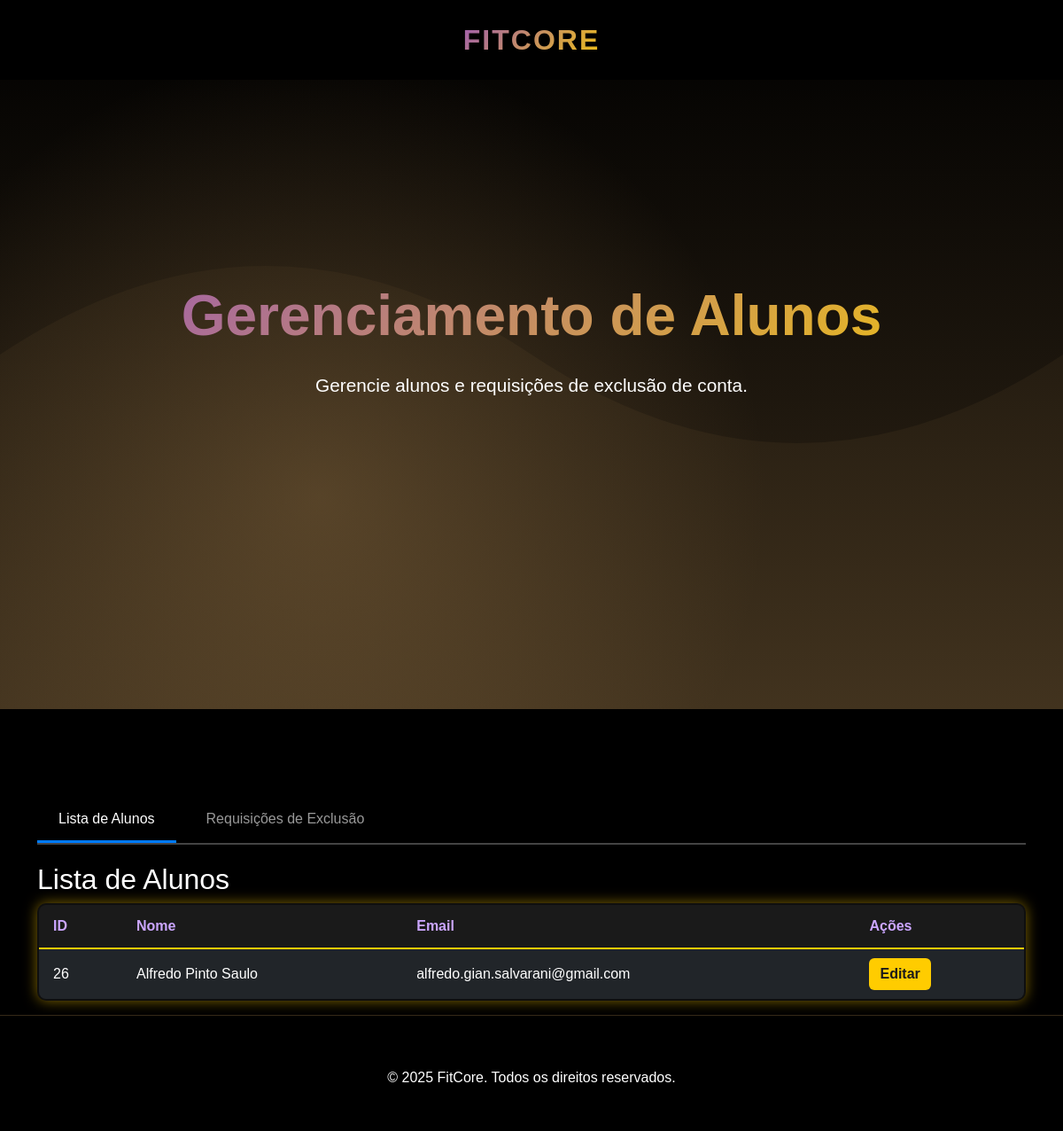
The app's page /lista_alunos/ (signed in) with its own data.
### cadastro/models.py (models this page shows, shortened)
class Usuario(models.Model):
    GENERO_CHOICES = [
        ('M', 'Masculino'),
        ('F', 'Feminino'),
        ('O', 'Outro'),
        ('N', 'Prefiro não dizer'),
    ]
    nome_completo = models.CharField(max_length=100)
    senha = models.CharField(max_length=100)
    email = models.EmailField(max_length=100, unique=True)
    telefone = models.CharField(max_length=20)
    data_nascimento = models.DateField()
    genero = models.CharField(max_length=1, choices=GENERO_CHOICES)
    observacoes = models.TextField(blank=True)

### TelaProf/views.py (the view, shortened to what this page needs)
# urls.py: path('lista_alunos/', views.lista_alunos, name='lista_alunos'),
@login_required
def lista_alunos(request):
    alunos = Usuario.objects.all()
    requisicoes = RequisicaoExclusao.objects.filter(status='pendente').select_related('usuario')
    aba_ativa = request.GET.get('aba', 'alunos')
    return render(request, 'lista_alunos.html', {
        'alunos': alunos,
        'requisicoes': requisicoes,
        'aba_ativa': aba_ativa,
    })

### TelaProf/templates/lista_alunos.html (shortened to what this page needs)
{% load static %}
<!DOCTYPE html>
<html lang="en">
<head>
    <link href="{% static 'css/bootstrap.min.css' %}" rel="stylesheet">
    <link href="{% static 'css/estilo.css' %}" rel="stylesheet">
</head>
<body>
    <nav class="navbar navbar-expand-lg navbar-dark fixed-top">
        <div class="container d-flex justify-content-center">
            <a class="navbar-brand mx-auto" href="{% url 'membros' %}">FitCore</a>
        </div>
    </nav>
    <section class="hero">
        <div class="container hero-content text-center">
            <h1>Gerenciamento de Alunos</h1>
            <p>Gerencie alunos e requisições de exclusão de conta.</p>
        </div>
    </section>
    <div class="container list-container" style="margin-top: 100px;">
        <div class="tab-container">
            <button class="tab-btn {% if aba_ativa == 'alunos' %}active{% endif %}" onclick="switchTab('alunos')">
                Lista de Alunos
            </button>
            <button class="tab-btn {% if aba_ativa == 'requisicoes' %}active{% endif %}" onclick="switchTab('requisicoes')">
                Requisições de Exclusão
            </button>
        </div>
        <div id="alunos-tab" class="tab-content {% if aba_ativa == 'alunos' %}active{% endif %}">
            <h2>Lista de Alunos</h2>
            <table class="table custom-table">
                <thead class="table-dark">
                    <tr class="table-dark">
                        <th>ID</th>
                        <th>Nome</th>
                        <th>Email</th>
                        <th>Ações</th>
                    </tr>
                </thead>
                <tbody class="table-group-divider">
                {% for aluno in alunos %}
                    <tr class="table-dark">
                        <td class="align-middle">{{ aluno.id }}</td>
                        <td class="align-middle">{{ aluno.nome_completo }}</td>
                        <td class="align-middle">{{ aluno.email }}</td>
                        <td class="align-middle">
                            <a href="{% url 'TelaProf:editar_aluno' aluno.id %}" class="btn btn-primary">Editar</a>
                        </td>
                    </tr>
                {% empty %}
                    <tr class="table-dark">
                        <td colspan="4" class="text-center">Nenhum aluno cadastrado.</td>
                    </tr>
                {% endfor %}
                </tbody>
            </table>
        </div>
    </div>
    <footer class="footer text-center">
        <p style="margin-top: 10px;">&copy; 2025 FitCore. Todos os direitos reservados.</p>
    </footer>
</body>
</html>

### static/css/estilo.css (style rules this page uses)
:root { --primary-yellow: #b08852; --dark-yellow: #8e6f3f; --light-yellow: rgba(176, 136, 82, 0.1); --gradient-purple-yellow: linear-gradient(135deg, #9b59b6, #f1c40f); }
* { margin: 0; padding: 0; box-sizing: border-box; }
body { font-family: 'Arial', sans-serif; background-color: #000; color: #fff; overflow-x: hidden; }
.navbar { background: rgba(0, 0, 0, 0.95) !important; backdrop-filter: blur(10px); transition: all 0.3s ease; padding: 1rem 0; }
.navbar-brand { font-size: 2rem; font-weight: bold; background: var(--gradient-purple-yellow); background-clip: text; -webkit-background-clip: text; -webkit-text-fill-color: transparent; text-transform: uppercase; letter-spacing: 2px; }
.hero { height: 100vh; background-size: cover; background-position: center; display: flex; align-items: center; position: relative; }
.hero::before { content: ''; position: absolute; top: 0; left: 0; right: 0; bottom: 0; background: radial-gradient(circle at 30% 70%, rgba(176, 136, 82, 0.3) 0%, transparent 50%); pointer-events: none; }
.hero-content { position: relative; z-index: 2; }
.hero h1 { font-size: 4rem; font-weight: bold; margin-bottom: 1.5rem; background: var(--gradient-purple-yellow); -webkit-background-clip: text; -webkit-text-fill-color: transparent; background-clip: text; animation: fadeInUp 1s ease; }
.hero p { font-size: 1.3rem; margin-bottom: 2rem; opacity: 0.9; animation: fadeInUp 1s ease 0.3s both; }
.footer { background: #000; padding: 3rem 0 2rem; border-top: 1px solid rgba(176, 136, 82, 0.3); }
table.custom-table { background-color: #0f0f0f; color: #b980ff; border: 2px solid #ffcc00; border-radius: 10px; box-shadow: 0 0 15px rgba(255, 204, 0, 0.5); overflow: hidden; }
table.custom-table thead th { background-color: #1a1a1a; color: #cba6ff; font-weight: 600; border-bottom: 2px solid #ffcc00; text-align: left; padding: 12px 16px; }
table.custom-table td { padding: 10px 16px; vertical-align: middle; border-bottom: 1px solid #2a2a2a; }
table.custom-table a.btn { background-color: #ffcc00; border: none; color: #1a1a1a; font-weight: 600; transition: all 0.2s ease-in-out; }

### TelaProf/templates/lista_alunos.html (style rules this page uses)
.tab-container { display: flex; gap: 10px; margin-bottom: 20px; border-bottom: 2px solid #444; }
.tab-btn { padding: 12px 24px; background: transparent; border: none; color: #999; font-size: 16px; cursor: pointer; transition: all 0.3s; border-bottom: 3px solid transparent; }
.tab-btn.active { color: #fff; border-bottom-color: #007bff; }
.tab-content { display: none; }
.tab-content.active { display: block; }

### records on screen
Usuario: id "26", nome_completo "Alfredo Pinto Saulo", email "alfredo.gian.salvarani@gmail.com"
